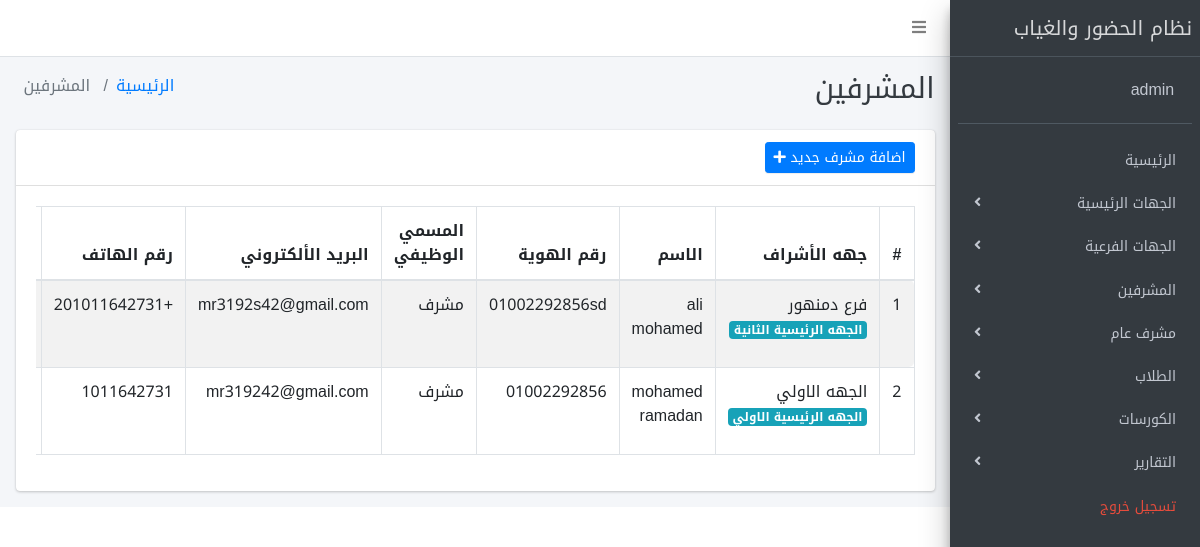
Page /main.php?dir=supervisor&page=report (signed in) on the committed database.
### tables this page shows
CREATE TABLE `supervisor` (
  `id` int NOT NULL,
  `university_branch` int DEFAULT NULL,
  `name` varchar(200) NOT NULL,
  `kind` varchar(100) NOT NULL,
  `id_number` varchar(100) NOT NULL,
  `employe_name` varchar(200) NOT NULL,
  `email` varchar(100) NOT NULL,
  `phone` varchar(100) NOT NULL,
  `user_name` varchar(200) NOT NULL,
  `password` varchar(250) NOT NULL
);

CREATE TABLE `university_branches` (
  `id` int NOT NULL,
  `main_university` int NOT NULL,
  `name` varchar(255) NOT NULL,
  `email` varchar(200) DEFAULT NULL,
  `location` varchar(255) DEFAULT NULL
);

CREATE TABLE `main_university` (
  `id` int NOT NULL,
  `name` varchar(255) NOT NULL,
  `email` varchar(200) DEFAULT NULL,
  `location` varchar(255) DEFAULT NULL
);

### init.php (called while the page is built, shortened)
<?php
$tem  = "include/";
include $tem . "header.php";

### supervisor/report.php (the view, shortened to what this page needs)
<section class="content-header">
    <div class="container-fluid">
        <div class="row mb-2">
            <div class="col-sm-6">
                <h1 class="m-0 text-dark"> المشرفين </h1>
            </div>
            <div class="col-sm-6">
                <ol class="breadcrumb float-sm-left">
                    <li class="breadcrumb-item"><a href="main.php?dir=dashboard&page=dashboard">الرئيسية</a></li>
                    <li class="breadcrumb-item active"> المشرفين</li>
                </ol>
            </div>
        </div>
    </div>
</section>
<section class="content">
    <div class="container-fluid">
        <div class="row">
            <div class="col-12">
                <div class="card">
                    <div class="card-header">
                        <?php
                        if (isset($_SESSION['admin_username'])) {
                        ?>
                            <a href="main.php?dir=supervisor&page=add" type="button" class="btn btn-primary waves-effect btn-sm"> اضافة مشرف جديد <i class="fa fa-plus"></i> </a>
                        <?php
                        }
                        ?>
                    </div>
                    <div class="card-body">
                        <div class="table-responsive">
                            <table id="my_table" class="table table-striped table-bordered">
                                <thead>
                                    <tr>
                                        <th> # </th>
                                        <th> جهه الأشراف </th>
                                        <th> الاسم </th>
                                        <th> رقم الهوية </th>
                                        <th> المسمي الوظيفي </th>
                                        <th> البريد الألكتروني </th>
                                        <th> رقم الهاتف </th>
                                        <th> </th>
                                    </tr>
                                </thead>
                                <tbody>
                                    <?php
                                    $stmt = $connect->prepare("SELECT * FROM supervisor ORDER BY id DESC");
                                    $stmt->execute();
                                    $allcat = $stmt->fetchAll();
                                    $i = 0;
                                    foreach ($allcat as $cat) {
                                        $i++;
                                    ?>
                                        <tr>
                                            <td> <?php echo $i; ?> </td>
                                            <td> <?php
                                                    $stmt = $connect->prepare("SELECT * FROM university_branches WHERE id = ?");
                                                    $stmt->execute(array($cat['university_branch']));
                                                    $uni_branch_data = $stmt->fetch();
                                                    echo  $uni_branch_data['name'];
                                                    $stmt = $connect->prepare("SELECT * FROM main_university WHERE id = ?");
                                                    $stmt->execute(array($uni_branch_data['main_university']));
                                                    $uni_main_data = $stmt->fetch();
                                                    ?> <span class="badge badge-info"> <?php echo  $uni_main_data['name']; ?> </span>
                                            </td>
                                            <td> <?php echo  $cat['name']; ?> </td>
                                            <td> <?php echo  $cat['id_number']; ?> </td>
                                            <td> <?php echo  $cat['employe_name']; ?> </td>
                                            <td> <?php echo  $cat['email']; ?> </td>
                                            <td> <?php echo  $cat['phone']; ?> </td>
                                            <td>
                                            </td>
                                        </tr>
                                    <?php
                                    }
                                    ?>
                            </table>
                        </div>
                    </div>
                </div>
            </div>
        </div>
    </div>
</section>

### include/header.php (shortened to what this page needs)
<!DOCTYPE html>
<html lang="en">
<head>
  <link rel="stylesheet" href="plugins/fontawesome-free/css/all.min.css">
  <link rel="stylesheet" href="https://code.ionicframework.com/ionicons/2.0.1/css/ionicons.min.css">
  <link rel="stylesheet" href="plugins/tempusdominus-bootstrap-4/css/tempusdominus-bootstrap-4.min.css">
  <link rel="stylesheet" href="plugins/icheck-bootstrap/icheck-bootstrap.min.css">
  <link rel="stylesheet" href="plugins/jqvmap/jqvmap.min.css">
  <link rel="stylesheet" href="plugins/overlayScrollbars/css/OverlayScrollbars.min.css">
  <link rel="stylesheet" href="plugins/daterangepicker/daterangepicker.css">
  <link rel="stylesheet" href="plugins/datatables-bs4/css/dataTables.bootstrap4.min.css">
  <link rel="stylesheet" href="plugins/datatables-responsive/css/responsive.bootstrap4.min.css">
  <link rel="stylesheet" href="plugins/datatables-buttons/css/buttons.bootstrap4.min.css">
  <link rel="stylesheet" href="plugins/sweetalert2-theme-bootstrap-4/bootstrap-4.min.css">
  <link rel="stylesheet" href="plugins/select2/css/select2.min.css">
  <link rel="stylesheet" href="plugins/select2-bootstrap4-theme/select2-bootstrap4.min.css">
  <link rel="stylesheet" href="plugins/ekko-lightbox/ekko-lightbox.css">
  <link rel="stylesheet" href="plugins/summernote/summernote-bs4.min.css">
  <link href="https://cdn.jsdelivr.net/npm/summernote@0.8.18/dist/summernote.min.css" rel="stylesheet">
  <link rel="stylesheet" href="dist/css/adminlte.min.css">
    <link rel="stylesheet" href="plugins/sweetalert2-theme-bootstrap-4/bootstrap-4.min.css">
  <link rel="stylesheet" href="dist/css/dropify.min.css">
  <link rel="stylesheet" href="dist/css/bootstrap-rtl.min.css">
  <link rel="stylesheet" href="dist/css/custom-style.css">
</head>
<body class="hold-transition sidebar-mini layout-fixed">
  <div class="wrapper">

### main.php (shortened to what this page needs)
<?php
include 'init.php';
if (isset($_SESSION['admin_username'])) {
    include 'include/navbar.php';
}
?>
<div class="content-wrapper">
    <?php
    $page = '';
    if (isset($_GET['page']) && isset($_GET['dir'])) {
        $page = $_GET['page'];
        $dir = $_GET['dir'];
    } else {
        $page = 'manage';
    }
    if ($dir == 'supervisor' && $page == 'add') {
        include "supervisor/add.php";
    } elseif ($dir == 'supervisor' && $page == 'edit') {
        include "supervisor/edit.php";
    } elseif ($dir == 'supervisor' && $page == 'delete') {
        include 'supervisor/delete.php';
    } elseif ($dir == 'supervisor' && $page == 'report') {
        include "supervisor/report.php";
    }
    ?>
</div>
</div>
<?php
include $tem . "footer.php";
?>

### include/navbar.php (shortened to what this page needs)
<nav class="main-header navbar navbar-expand bg-white navbar-light border-bottom">
  <ul class="navbar-nav">
    <li class="nav-item">
      <a class="nav-link" data-widget="pushmenu" href="#"><i class="fa fa-bars"></i></a>
    </li>
  </ul>
</nav>
<aside class="main-sidebar sidebar-dark-primary elevation-4">
  <a href="main.php?dir=dashboard&page=dashboard" class="brand-link">
    <span class="brand-text font-weight-light"> نظام الحضور والغياب </span>
  </a>
  <div class="sidebar">
    <div class="user-panel mt-3 pb-3 mb-3 d-flex">
      <div class="image">
      </div>
      <div class="info">
        <a href="#" class="d-block"> <?php echo $_SESSION['admin_username']; ?> </a>
      </div>
    </div>
    <nav class="mt-2">
      <ul class="nav nav-pills nav-sidebar flex-column" data-widget="treeview" role="menu" data-accordion="false">
        <li class="nav-item">
          <a href="main.php?dir=dashboard&page=dashboard" class="nav-link">
            <p>
              الرئيسية
            </p>
          </a>
        </li>
        <li class="nav-item">
          <a href="#" class="nav-link">
            <p>
              الجهات الرئيسية
              <i class="right fas fa-angle-left"></i>
            </p>
          </a>
        </li>
        <li class="nav-item">
          <a href="#" class="nav-link">
            <p>
              الجهات الفرعية
              <i class="right fas fa-angle-left"></i>
            </p>
          </a>
        </li>
        <li class="nav-item">
          <a href="#" class="nav-link">
            <p>
              المشرفين
              <i class="right fas fa-angle-left"></i>
            </p>
          </a>
        </li>
        <li class="nav-item">
          <a href="#" class="nav-link">
            <p>
              مشرف عام
              <i class="right fas fa-angle-left"></i>
            </p>
          </a>
        </li>
        <li class="nav-item">
          <a href="#" class="nav-link">
            <p>
              الطلاب
              <i class="right fas fa-angle-left"></i>
            </p>
          </a>
        </li>
        <li class="nav-item">
          <a href="#" class="nav-link">
            <p>
              الكورسات
              <i class="right fas fa-angle-left"></i>
            </p>
          </a>
        </li>
        <li class="nav-item">
          <a href="#" class="nav-link">
            <p>
              التقارير
              <i class="right fas fa-angle-left"></i>
            </p>
          </a>
        </li>
        <li class="nav-item">
          <a href="logout" class="nav-link" style="color: #e74c3c;">
            <p>
              تسجيل خروج
            </p>
          </a>
        </li>
      </ul>
    </nav>
  </div>
</aside>

### include/footer.php (shortened to what this page needs)
<link rel="stylesheet" href="https://code.jquery.com/ui/1.13.0/themes/smoothness/jquery-ui.css">
</body>
</html>

### rows in the picture
supervisor: university_branch.name "فرع دمنهور", main_university.name "الجهه الرئيسية الثانية", name "ali mohamed", id_number "01002292856sd", employe_name "مشرف", email "mr3192s42@gmail.com", phone "+201011642731"
supervisor: university_branch.name "الجهه الاولي", main_university.name "الجهه الرئيسية الاولي", name "mohamed ramadan", id_number "01002292856", employe_name "مشرف", email "mr319242@gmail.com", phone "1011642731"

### other values in the picture
$_SESSION['admin_username'] "admin"
